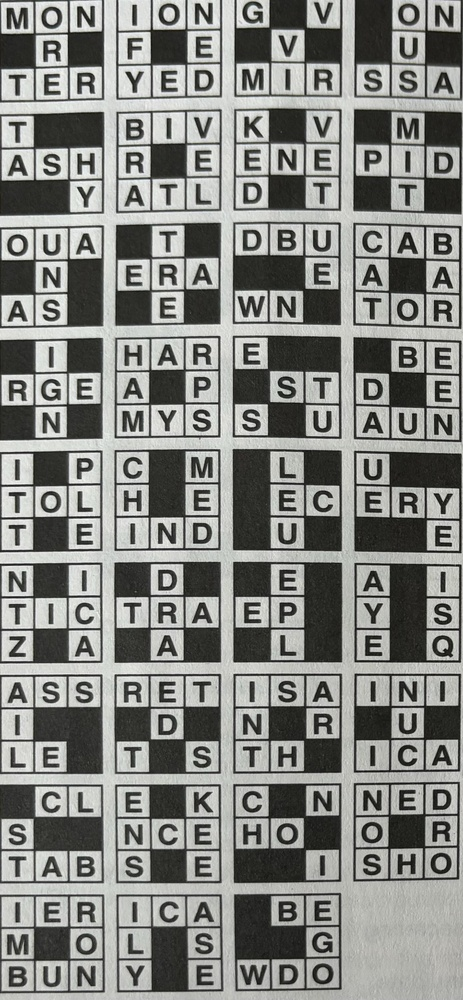
#> input picture Word_Games/Pieceword4.jpg, 463 x 1000 px, shrunk from 1602 x 3463 before the run, found by its file name
$ python harris_corner.py
#> lines starting #> are read from the running program, lines starting #| are printed output that depends on the picture; long printed decimals are rounded
# -*- coding: utf-8 -*-
"""

"""
from numpy import array
from matplotlib import pyplot as plt
from PIL import Image
import numpy as np


def gaussian_mask(n, sigma=None):
    if sigma is None:
        sigma = 0.3 * (n // 2) + 0.8
    X = np.arange(-(n//2), n//2+1)
    kernel = np.exp(-(X**2)/(2*sigma**2))
    return kernel


def seperable_conv(I, filter_x, filter_y):
    h, w = I.shape[:2]
    n = filter_x.shape[0]//2
    I_a = np.zeros(I.shape)
    I_b = np.zeros(I.shape)
    for x in range(n, w-n):
        patch = I[:, x-n:x+n+1]
        I_a[:, x] = np.sum(patch * filter_x, 1)
    filter_y = np.expand_dims(filter_y, 1)
    for y in range(n, h-n):
        patch = I_a[y-n:y+n+1, :]
        I_b[y, :] = np.sum(patch * filter_y, 0)
    return I_b


def detect(I, n_g=5, n_w=5, k=0.06):
    h, w = I.shape
    sobel_1 = np.array([-1, 0, 1])
    sobel_2 = np.array([1, 2, 1])
    I_x = seperable_conv(I, sobel_1, sobel_2)
    I_y = seperable_conv(I, sobel_2, sobel_1)
    g_kernel = gaussian_mask(n_g)
    I_x = seperable_conv(I_x, g_kernel, g_kernel)
    I_y = seperable_conv(I_y, g_kernel, g_kernel)
    D_temp = np.zeros((h, w, 2, 2))
    D_temp[:, :, 0, 0] = np.square(I_x)
    D_temp[:, :, 0, 1] = I_x * I_y
    D_temp[:, :, 1, 0] = D_temp[:, :, 0, 1]
    D_temp[:, :, 1, 1] = np.square(I_y)
    g_filter = gaussian_mask(n_w)
    g_filter = np.dstack([g_filter] * 4).reshape(n_w, 2, 2)
    D = seperable_conv(D_temp, g_filter, g_filter)
    P = D[:, :, 0, 0]
    Q = D[:, :, 0, 1]
    R = D[:, :, 1, 1]
    T1 = (P + R) / 2
    T2 = np.sqrt(np.square(P - R) + 4 * np.square(Q)) / 2
    L_1 = T1 - T2
    L_2 = T1 + T2
    C = L_1 * L_2 - k * np.square(L_1 + L_2)
    return C, I_x, I_y, L_1, L_2

def order_points(pts):
    # initialzie a list of coordinates that will be ordered
    # such that the first entry in the list is the top-left,
    # the second entry is the top-right, the third is the
    # bottom-right, and the fourth is the bottom-left
    rect = np.zeros((4, 2), dtype = "float32")

    # the top-left point will have the smallest sum, whereas
    # the bottom-right point will have the largest sum
    s = pts.sum(axis = 1)
    rect[0] = pts[np.argmin(s)]
    rect[2] = pts[np.argmax(s)]

    # now, compute the difference between the points, the
    # top-right point will have the smallest difference,
    # whereas the bottom-left will have the largest difference
    diff = np.diff(pts, axis = 1)
    rect[1] = pts[np.argmin(diff)]
    rect[3] = pts[np.argmax(diff)]

    # return the ordered coordinates
    return rect

def main(img_path):
		#img_path = 'chess.png'
#> called with img_path = 'Pieceword4.jpg'
		img = array(Image.open(img_path).convert('L'))
		img = (img - img.min())/(img.max()-img.min())
		C, I_x, I_y, L_1, L_2 = detect(img, k=0.06)
#> after the loop in seperable_conv, `for x in range(n, w-n):`:
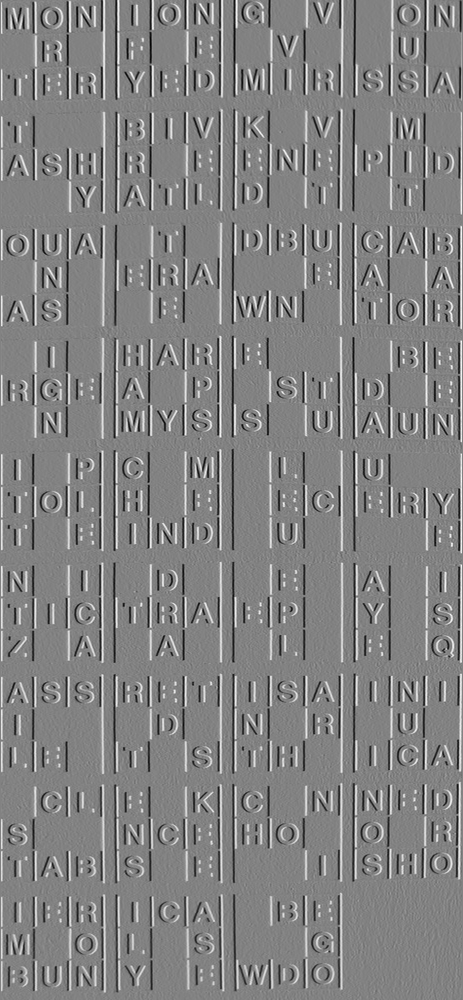
#> I_a: shape (1000, 463) float64; min -0.867, max 0.831, mean 0.00109; drawn with min black and max white
#> after the loop in seperable_conv (call 3), `for x in range(n, w-n):`:
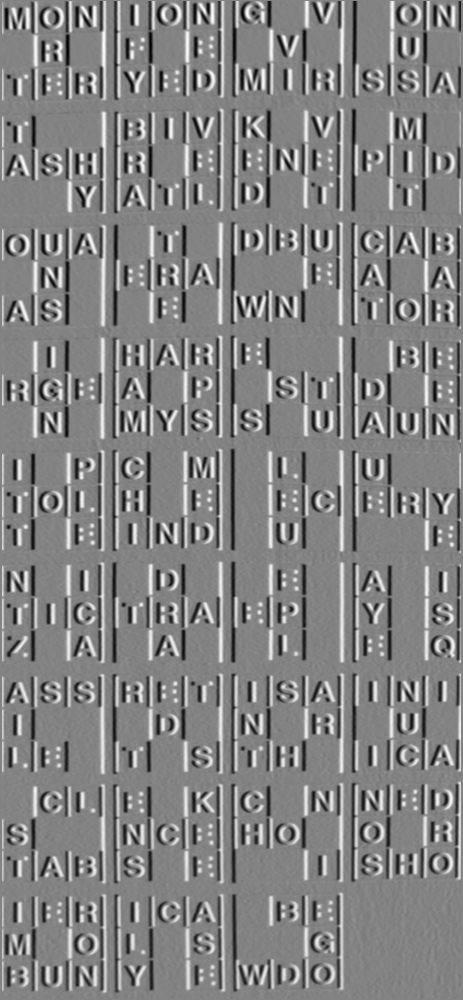
#> I_a: shape (1000, 463) float64; min -5.53, max 5.23, mean -0.00349; drawn with min black and max white
#> after the loop in seperable_conv (call 4), `for y in range(n, h-n):`:
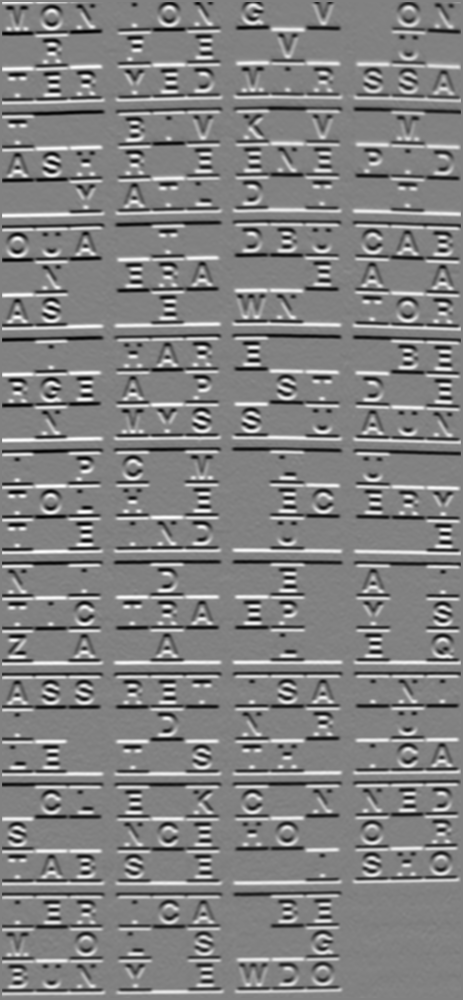
#> I_b: shape (1000, 463) float64; min -17.63, max 17.03, mean 0.00721; drawn with min black and max white
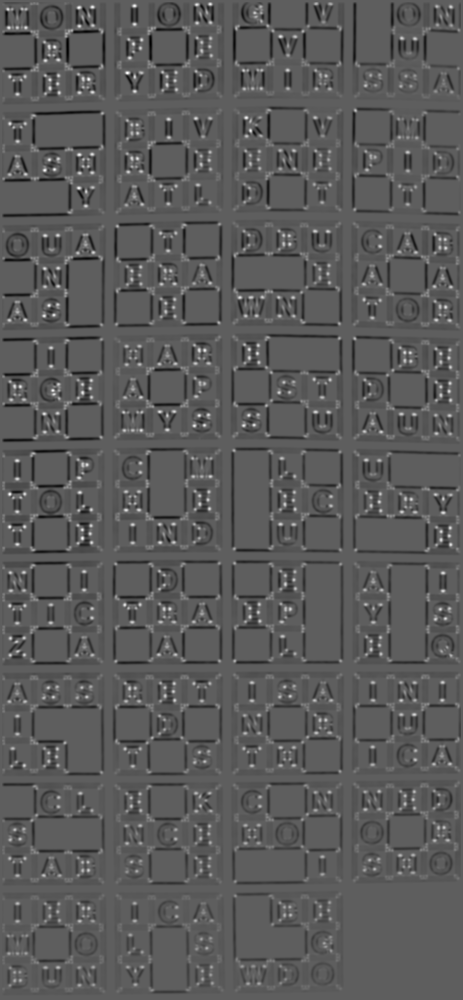
#> C: shape (1000, 463) float64; min -303294.6, max 512872, mean -13863.5; drawn with min black and max white
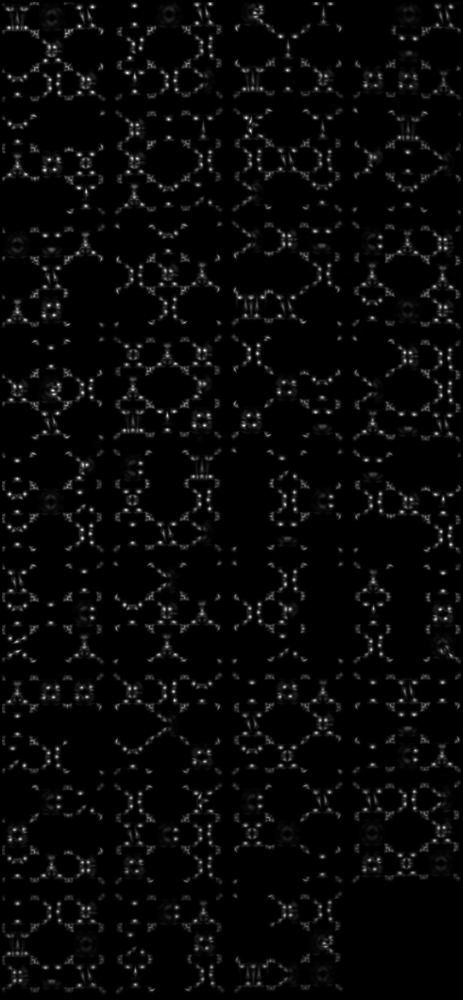
#> L_1: shape (1000, 463) float64; min 0, max 729.2, mean 24.1; drawn with min black and max white
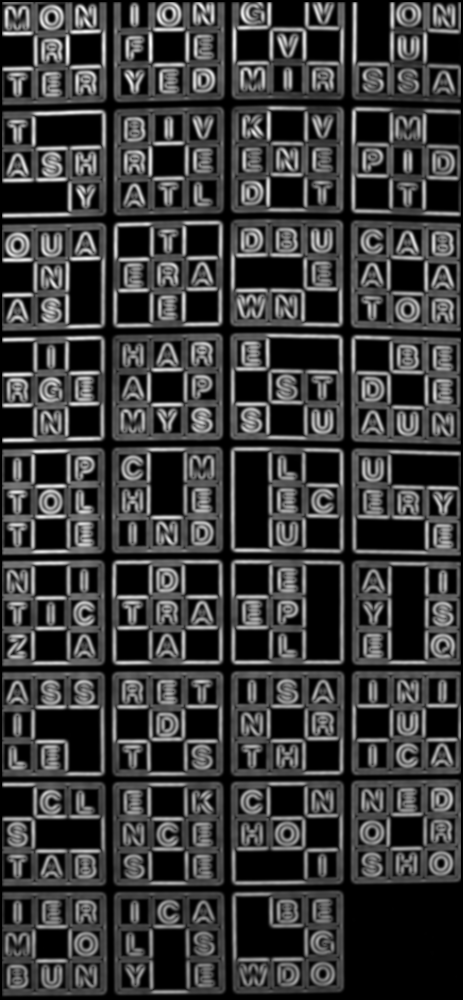
#> L_2: shape (1000, 463) float64; min 0, max 2249.1, mean 526.4; drawn with min black and max white
		C = (C - C.min())/(C.max()-C.min())


		plt.imshow(2*C*(C >= 0.457), cmap='gray', vmin=0, vmax=1)

		plt.title('Detected Corners')
		plt.tight_layout()
		plt.show()
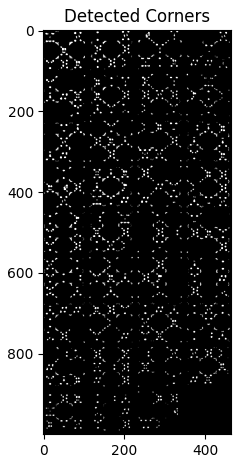
#> figure drawn by matplotlib, 1 panel
		print(f'{C.shape=}')
#| C.shape=(1000, 463)
		print(C.max(), C.min(), C.mean())
#| 1.0 0.0 0.3546
		a = np.argwhere(C<0.4)
#> a = 423525 pairs, first value 0 to 999, second value 0 to 462
		print(f'{order_points(a)=}')
#| order_points(a)=array([[  0.,   0.],
#|        [999.,   0.],
#|        [999., 462.],
#|        [  0., 462.]], dtype=float32)


if __name__ == "__main__":
    main('Pieceword4.jpg')

$ run again, with Word_Games/Pieceword1.jpg copied over Word_Games/Pieceword4.jpg
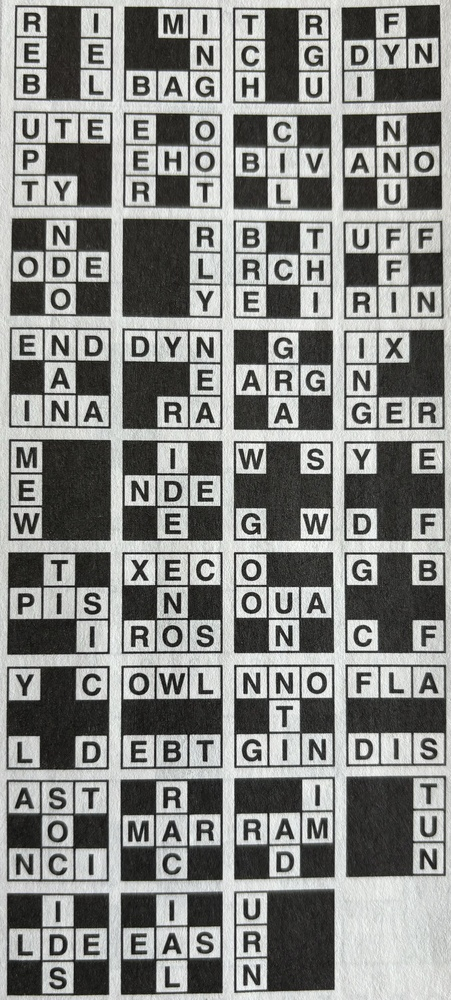
#> input picture Word_Games/Pieceword1.jpg, 451 x 1000 px, shrunk from 2321 x 5148 before the run, found by its file name
#> after the loop in seperable_conv (call 4), `for y in range(n, h-n):`:
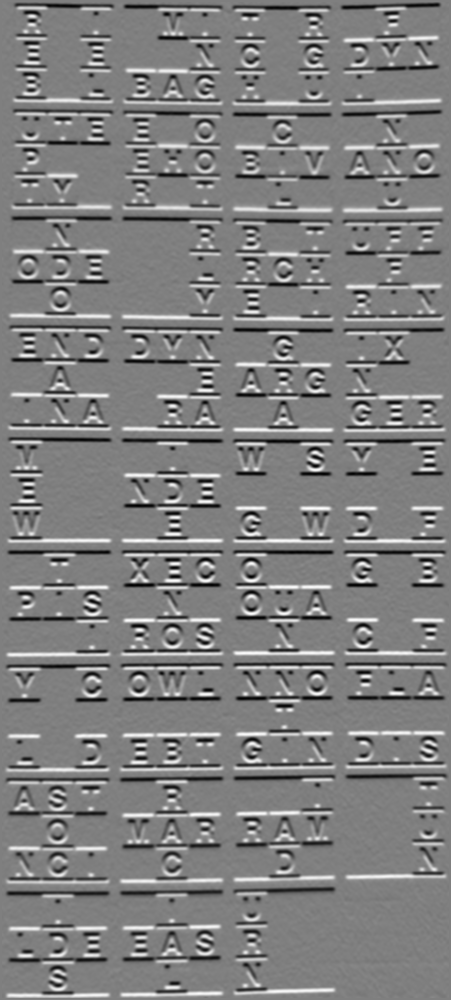
#> I_b: shape (1000, 451) float64; min -17.18, max 17.17, mean -0.00191; drawn with min black and max white
#> in main, `plt.show()`:
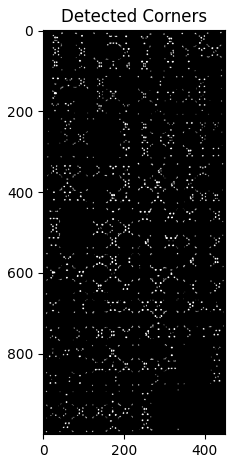
#> figure drawn by matplotlib, 1 panel
#| C.shape=(1000, 451)
#| 1.0 0.0 0.313
#> a = 429347 pairs, first value 0 to 999, second value 0 to 450
#| order_points(a)=array([[  0.,   0.],
#|        [999.,   0.],
#|        [999., 450.],
#|        [  0., 450.]], dtype=float32)

$ run again, with Word_Games/Pieceword2.jpg copied over Word_Games/Pieceword4.jpg
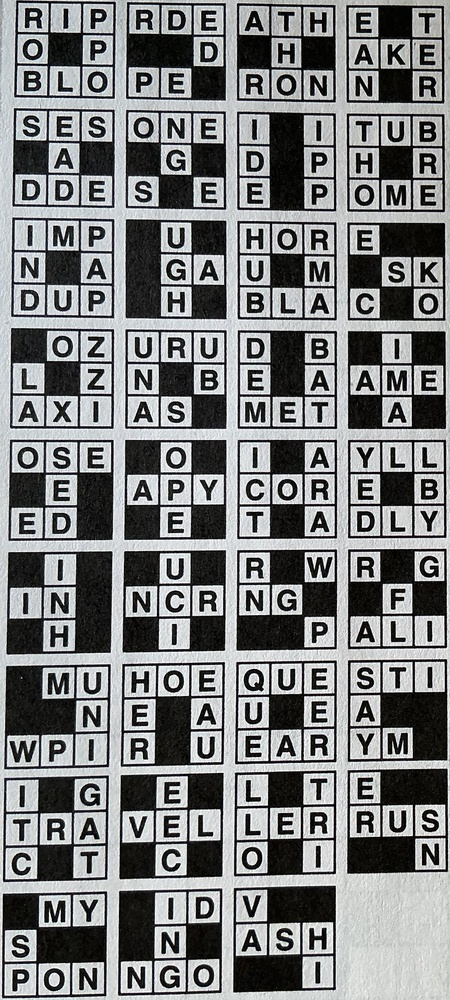
#> input picture Word_Games/Pieceword2.jpg, 450 x 1000 px, shrunk from 1320 x 2936 before the run, found by its file name
#> after the loop in seperable_conv (call 4), `for y in range(n, h-n):`:
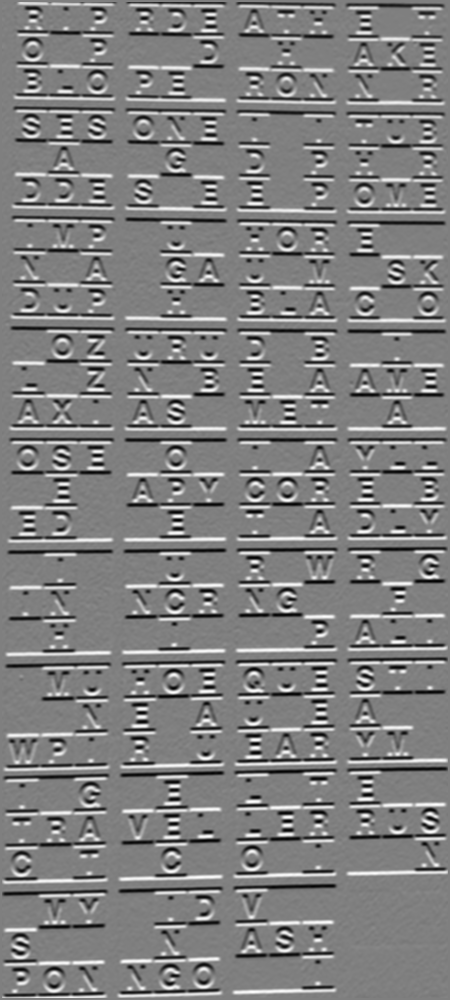
#> I_b: shape (1000, 450) float64; min -20.35, max 20.29, mean 0; drawn with min black and max white
#> in main, `plt.show()`:
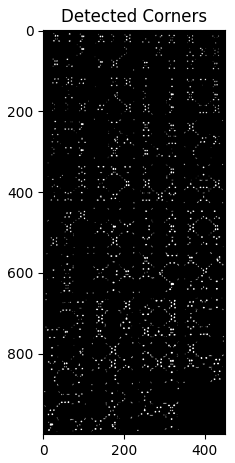
#> figure drawn by matplotlib, 1 panel
#| C.shape=(1000, 450)
#| 1.0 0.0 0.2732
#> a = 432258 pairs, first value 0 to 999, second value 0 to 449
#| order_points(a)=array([[  0.,   0.],
#|        [999.,   0.],
#|        [999., 449.],
#|        [  0., 449.]], dtype=float32)

$ run again, with Word_Games/Pieceword3.jpg copied over Word_Games/Pieceword4.jpg
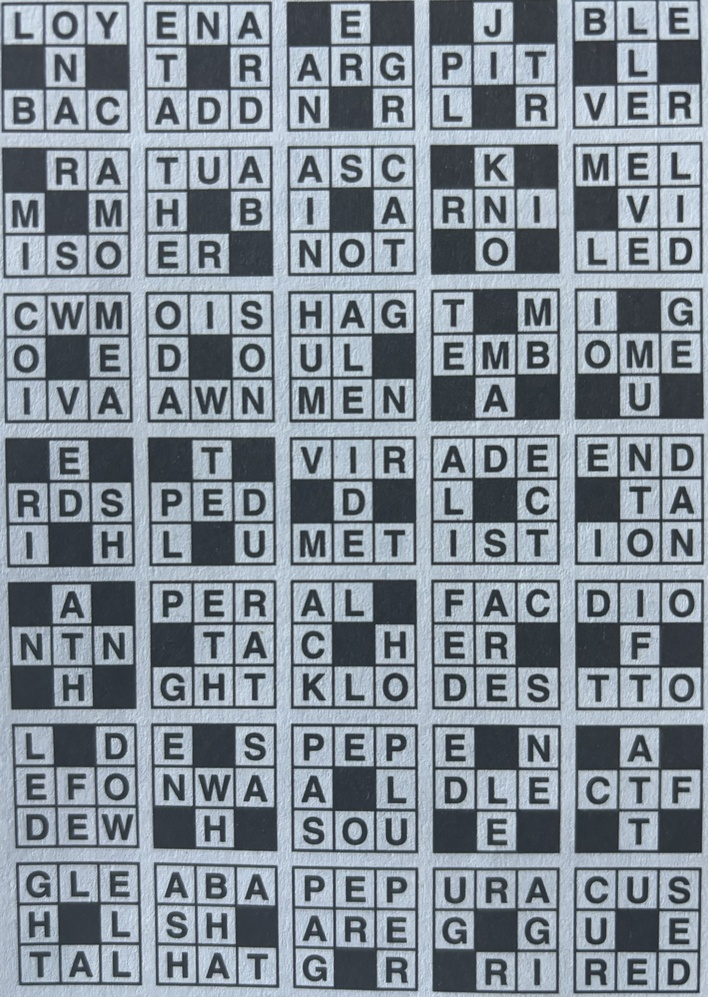
#> input picture Word_Games/Pieceword3.jpg, 708 x 997 px, shrunk from 3450 x 4857 before the run, found by its file name
#> in main, `plt.show()`:
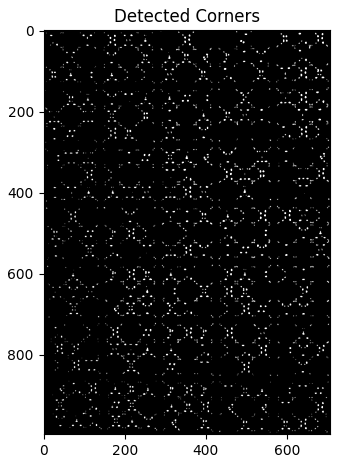
#> figure drawn by matplotlib, 1 panel
#| C.shape=(997, 708)
#| 1.0 0.0 0.3253
#> a = 667914 pairs, first value 0 to 996, second value 0 to 707
#| order_points(a)=array([[  0.,   0.],
#|        [996.,   0.],
#|        [996., 707.],
#|        [  0., 707.]], dtype=float32)
